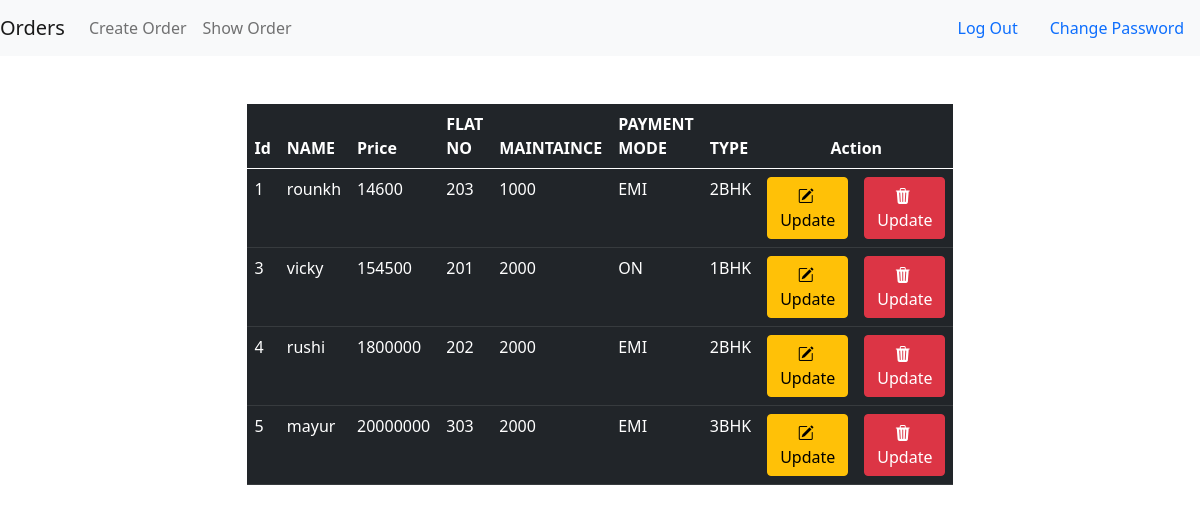
Page /show/ (signed in) on the committed database.
### flatapp1/models.py (models this page shows)
class Flat(models.Model):
    PAYMENT_MODE = [('ON', 'ONLINE PAYMENT'), ("EMI", "MONTHLY INSTALLMENT")]
    ROOM_QUANTITY = [("1BHK", '1bed room'), ("2BHK", '2bed room'), ("3BHK", '3bed room')]
    flat_owner_name = models.CharField(max_length=20)
    flat_price = models.IntegerField()
    flat_no = models.IntegerField()
    maintaince_price = models.IntegerField()
    payment_mode = models.CharField(max_length=10, choices=PAYMENT_MODE)
    room_quantity = models.CharField(max_length=10, choices=ROOM_QUANTITY)

### flatapp1/views.py (the view)
# urls.py: path('show/', show_order, name='show_url'),
@login_required(login_url="login_url")
def show_order(request):
    template_name = 'flatapp1/show.html'
    orders = Flat.objects.all()
    context = {'orders': orders}
    return render(request, template_name, context)

### templates/flatapp1/show.html (shortened to what this page needs)
{% extends 'base.html' %}
{% block content %}
        <table class=" table table-dark table-hover w-50 m-auto mt-5">
            <thead>
                <tr>
                    <th>Id</th>
                    <th>NAME</th>
                    <th>Price</th>
                    <th>FLAT NO</th>
                    <th>MAINTAINCE</th>
                    <th>PAYMENT MODE</th>
                    <th>TYPE</th>
                    <th colspan="2" class ="text-center">Action</th>
                </tr>
            </thead>
            <tbody>
                    {% for product in orders %}
                    <tr>
                        <td>{{ product.id }}</td>
                        <td>{{ product.flat_owner_name  }}</td>
                        <td>{{ product.flat_price  }}</td>
                        <td>{{ product.flat_no  }}</td>
                        <td>{{ product.maintaince_price  }}</td>
                        <td>{{ product.payment_mode  }}</td>
                        <td>{{ product.room_quantity  }}</td>
                        <td>
                            <a href ="{% url 'update_url' product.id %}">
                                <button class="btn btn-warning col-12"><i class="bi bi-pencil-square"></i>&nbsp Update</button>
                            </a>
                        </td>
                        <td>
                            <a href ="{% url 'cancel_url' product.id %}">
                                <button class="btn btn-danger col-12"><i class="bi bi-trash3-fill"></i>&nbsp Update</button>
                            </a>
                        </td>
                    </tr>
            {% endfor %}
            </tbody>
        </table>
{% endblock %}

### templates/base.html (shortened to what this page needs)
<!DOCTYPE html>
<html lang="en">
<head>
        <link href="https://cdn.jsdelivr.net/npm/bootstrap@5.0.2/dist/css/bootstrap.min.css" rel="stylesheet"
>
        <link rel="stylesheet" href="https://cdn.jsdelivr.net/npm/bootstrap-icons@1.11.3/font/bootstrap-icons.min.css">
</head>
<body>
        <nav class="navbar navbar-expand-lg navbar-light bg-light">
            <a class="navbar-brand ,container-fluid" href="#">Orders</a>
            <div class="collapse navbar-collapse" id="navbarNavAltMarkup">
              <div class ="navbar-nav">
                  <a class="nav-link" href="{% url 'create_url'%}">Create Order</a>
                  <a class="nav-link" href="{% url 'show_url'%}">Show Order</a>
            </div>
          </div>
            {% if user.is_authenticated %}
                <a class="nav-link" href= "{% url 'logout_url' %}">Log Out</a>
                <a class="nav-link" href="{% url 'cpass_url' %}">Change Password</a>
            {% else %}
                <a class="nav-link" href="{% url 'login_url' %}">Login</a>
                <a class="nav-link" href="{% url 'signup_url' %}">Sign Up</a>
            {% endif %}
        </nav>
        {% block content %}
        {% endblock %}
</body>
</html>

### templates/base.html (style rules this page uses)
.nav-link { shadow-lg p-3 mb-5 bg-body rounded font-size: 15px; color: $indigo-900 !important; }

### rows in the picture
Flat: id "1", flat_owner_name "rounkh", flat_price "14600", flat_no "203", maintaince_price "1000", payment_mode "EMI", room_quantity "2BHK"
Flat: id "3", flat_owner_name "vicky", flat_price "154500", flat_no "201", maintaince_price "2000", payment_mode "ON", room_quantity "1BHK"
Flat: id "4", flat_owner_name "rushi", flat_price "1800000", flat_no "202", maintaince_price "2000", payment_mode "EMI", room_quantity "2BHK"
Flat: id "5", flat_owner_name "mayur", flat_price "20000000", flat_no "303", maintaince_price "2000", payment_mode "EMI", room_quantity "3BHK"
